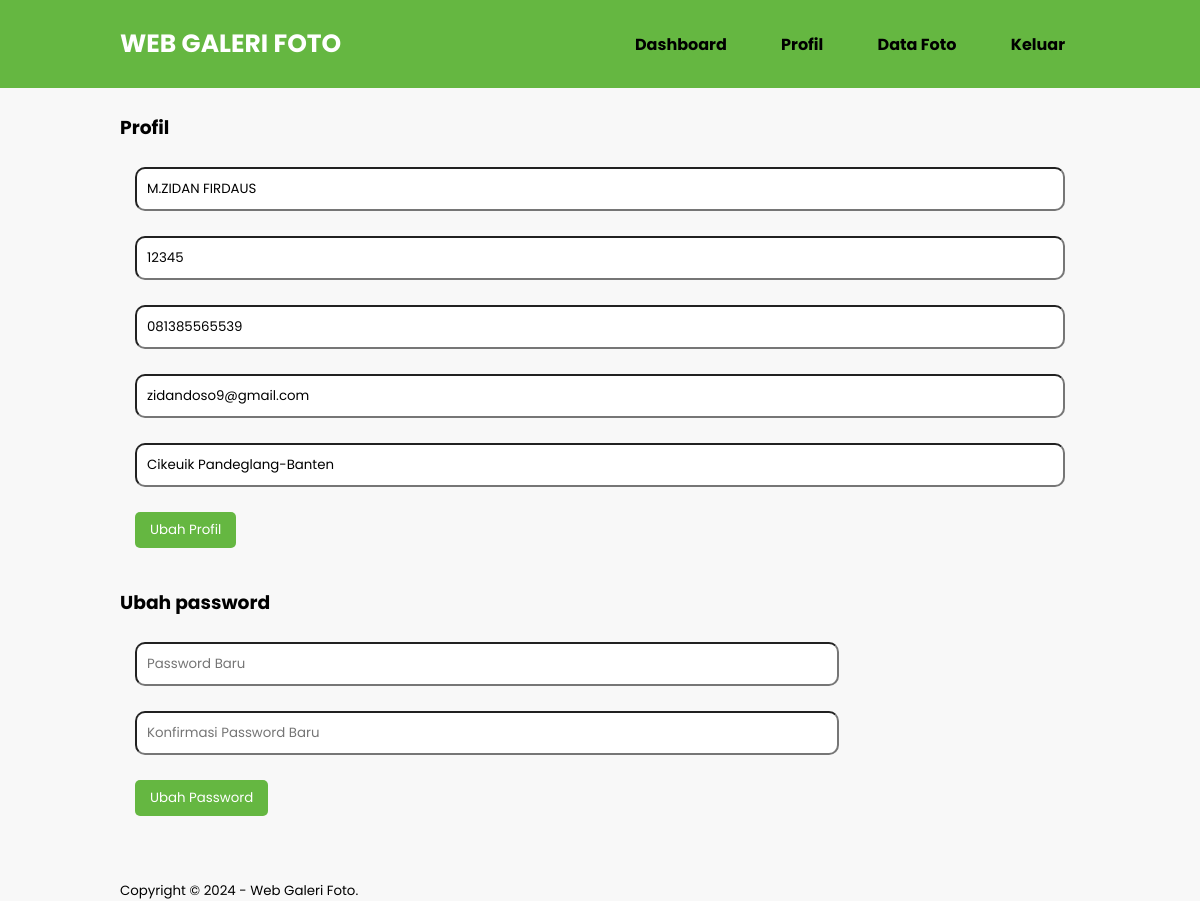
The app's page /profil.php (signed in) with its own data.
### tables this page shows
CREATE TABLE `tb_user` (
  `admin_id` int(11) NOT NULL,
  `admin_name` varchar(50) NOT NULL,
  `username` varchar(50) NOT NULL,
  `password` varchar(100) NOT NULL,
  `admin_telp` varchar(20) NOT NULL,
  `admin_email` varchar(50) NOT NULL,
  `admin_address` text NOT NULL
);

### profil.php (the view, shortened to what this page needs)
<?php
	include 'db.php';
	$query = mysqli_query($conn, "SELECT * FROM tb_user WHERE admin_id ='".$_SESSION['id']."'");
	$d = mysqli_fetch_object($query);
?>
<!DOCTYPE html PUBLIC "-//W3C//DTD XHTML 1.0 Transitional//EN" "http://www.w3.org/TR/xhtml1/DTD/xhtml1-transitional.dtd">
<html xmlns="http://www.w3.org/1999/xhtml">
<head>
<link rel="stylesheet" type="text/css" href="css/style.css">
</head>
<body>
    <header>
        <div class="container">
        <h1><a href="dashboard.php">WEB GALERI FOTO</a></h1>
        <ul>
           <li><a href="dashboard.php">Dashboard</a></li>
           <li><a href="profil.php">Profil</a></li>
           <li><a href="data-image.php">Data Foto</a></li>
           <li><a href="Keluar.php">Keluar</a></li>
        </ul>
        </div>
    </header>
    <div class="section">
        <div class="container">
            <h3>Profil</h3>
            <div class="box">
               <form action="" method="POST">
                   <input type="text" name="nama" placeholder="Nama Lengkap" class="input-control" value="<?php echo $d->admin_name ?>" required>
                   <input type="text" name="user" placeholder="Username" class="input-control" value="<?php echo $d->username ?>" required>
                   <input type="text" name="hp" placeholder="No Hp" class="input-control" value="<?php echo $d->admin_telp ?>" required>
                   <input type="email" name="email" placeholder="Email" class="input-control" value="<?php echo $d->admin_email ?>" required>
                   <input type="text" name="alamat" placeholder="Alamat" class="input-control" value="<?php echo $d->admin_address ?>" required>
                   <input type="submit" name="submit" value="Ubah Profil" class="btn">
               </form>
            </div>
            <h3>Ubah password</h3>
            <div class="box">
               <form action="" method="POST">
                   <input type="password" name="pass1" placeholder="Password Baru" class="input-control" required>
                   <input type="password" name="pass2" placeholder="Konfirmasi Password Baru" class="input-control" required>
                   <input type="submit" name="ubah_password" value="Ubah Password" class="btn">
               </form>
            </div>
        </div>
        </div>
    <footer>
        <div class="container">
            <small>Copyright &copy; 2024 - Web Galeri Foto.</small>
        </div>
    </footer>
</body>
</html>

### css/style.css (style rules this page uses)
* { padding: 0; margin: 0; font-family: 'Poppins', sans-serif; }
body { background-color: #f8f8f8; }
a { color: inherit; text-decoration: none; }
.input-control { width: 100%; padding: 10px; margin-bottom: 25px; box-sizing: border-box; border-radius: 10px; }
.btn { padding: 8px 15px; background-color: #65B741; color: #FFF; border: none; cursor: pointer; border-radius: 5px; }
header { background-color: #65B741; padding: 15px 0; }
header .container { display: flex; justify-content: space-between; align-items: center; }
header h1 { padding: 10px 0; margin: 0; font-size: 25px; }
header h1 a { color: #fff; }
header ul { list-style: none; margin: 0; padding: 0; }
header ul li { display: inline-block; margin-left: 20px; font-weight: 700; }
header ul li:first-child { margin-left: 0; }
header ul li a { color: #fff; padding: 10px 15px; display: inline-block; transition: background-color 0.3s ease; border-radius: 5px; color: #000; }
.section { padding: 25px 0; }
.container { width: 80%; margin: 0 auto; }
.box { padding: 15px; box-sizing: border-box; margin: 10px 0 25px 0; display: flex; flex-wrap: wrap; justify-content: space-between; }
.box:after { content: ''; display: block; clear: both; }

### records on screen
tb_user: nama "M.ZIDAN FIRDAUS", user "12345", hp "081385565539", email "zidandoso9@gmail.com", alamat "Cikeuik Pandeglang-Banten"
